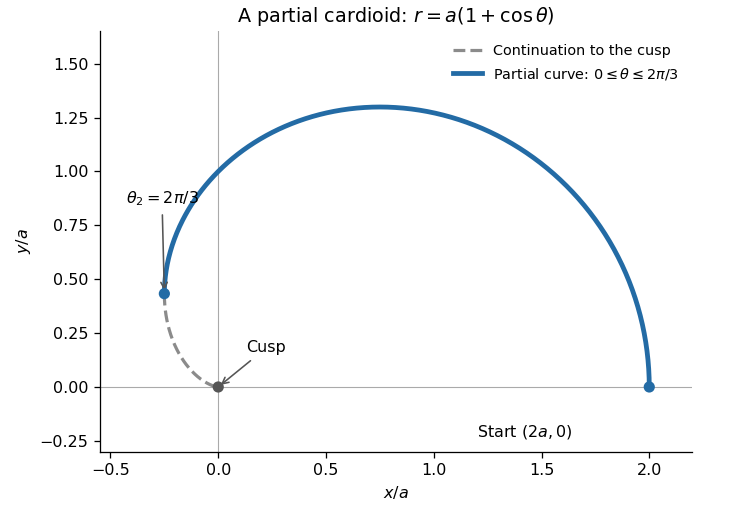

Write Python code to recreate this figure.
"""Sketch Question 3(a)(iii); write the PNG in the current directory.

Tested with Python 3.14.4, NumPy 2.3.5 and Matplotlib 3.10.7.
"""

from pathlib import Path

import matplotlib

matplotlib.use("Agg")
import matplotlib.pyplot as plt
import numpy as np


def main():
    fig, ax = plt.subplots(figsize=(6.4, 4.4), layout="constrained", facecolor="white")
    theta_end = 2 * np.pi / 3
    theta = np.linspace(0, theta_end, 401)
    tail = np.linspace(theta_end, np.pi, 201)
    radius = 1 + np.cos(theta)
    tail_radius = 1 + np.cos(tail)
    ax.plot(tail_radius * np.cos(tail), tail_radius * np.sin(tail), "--", color="#8b8b8b", linewidth=2, label="Continuation to the cusp")
    ax.plot(radius * np.cos(theta), radius * np.sin(theta), color="#236ba5", linewidth=3, label=r"Partial curve: $0\leq\theta\leq2\pi/3$")
    ax.scatter([2, -0.25, 0], [0, np.sqrt(3) / 4, 0], color=["#236ba5", "#236ba5", "#555555"], zorder=4)
    ax.annotate("Start $(2a,0)$", (2, 0), xytext=(1.2, -0.23))
    ax.annotate(r"$\theta_2=2\pi/3$", (-0.25, np.sqrt(3) / 4), xytext=(-0.43, 0.85), arrowprops={"arrowstyle": "->", "color": "#555555"})
    ax.annotate("Cusp", (0, 0), xytext=(0.13, 0.16), arrowprops={"arrowstyle": "->", "color": "#555555"})
    ax.axhline(0, color="#aaaaaa", linewidth=0.7, zorder=0)
    ax.axvline(0, color="#aaaaaa", linewidth=0.7, zorder=0)
    ax.set(xlabel="$x/a$", ylabel="$y/a$", xlim=(-0.55, 2.2), ylim=(-0.3, 1.65), title=r"A partial cardioid: $r=a(1+\cos\theta)$")
    ax.set_aspect("equal")
    ax.spines[["top", "right"]].set_visible(False)
    ax.legend(loc="upper right", frameon=False, fontsize=9)
    fig.savefig(Path(__file__).with_suffix(".png").name, dpi=115, facecolor="white")
    plt.close(fig)


if __name__ == "__main__":
    main()
